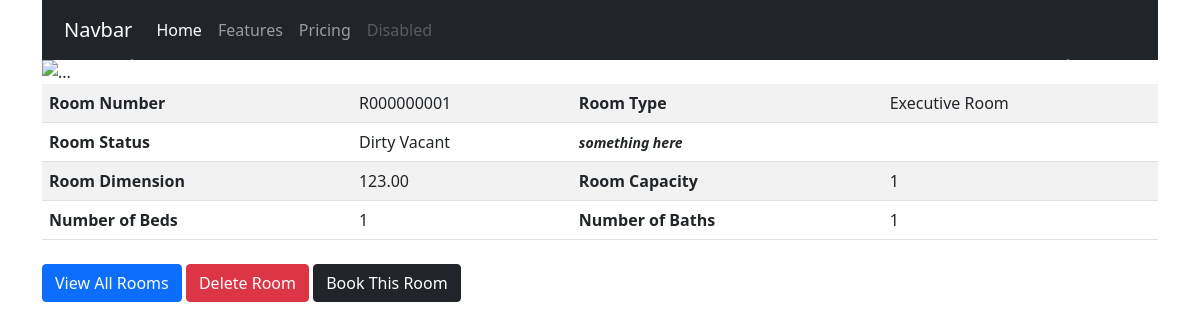
The app's page /rooms/r000000001/, older data.
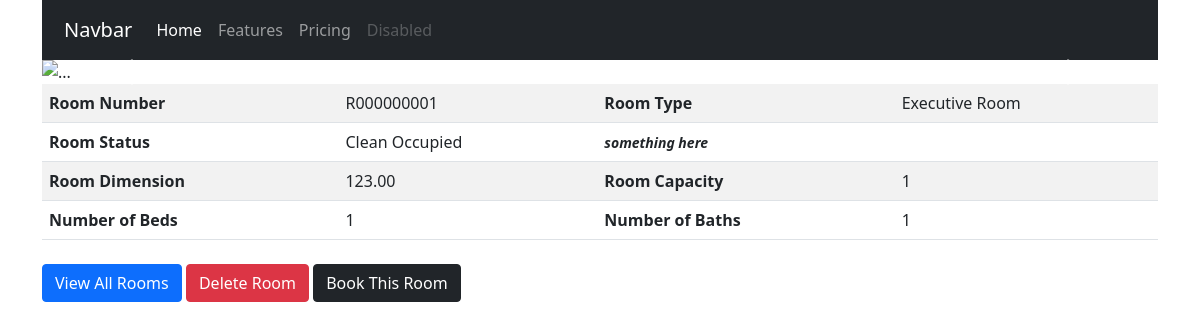
The same page, newer data.
### hotel/models.py (models this page shows, shortened)
class Room(models.Model):
    id = models.UUIDField(primary_key=True, default=uuid.uuid4, editable=False)
    roomstatus = models.CharField(_("Room Status"), max_length=2, choices=ROOMSTATUS, default='dv')
    roomnumber = models.CharField(_("Room Number"), max_length=50, default=generateRoomNumber, db_index=True, unique=True)
    roomnumber_url = models.SlugField(_("Room Number URL"), null=True)
    roomtype = models.ForeignKey(RoomType, on_delete=models.CASCADE, limit_choices_to={'roomtype_active': True}, related_name='rooms')
    roomcapacity = models.PositiveIntegerField(_("Room Capacity")) #todo: set max value for room capacity
    roombed = models.PositiveIntegerField(_("Number of Beds"))
    roombath = models.PositiveIntegerField(_("Number of Bath"))
    roomdimension = models.DecimalField(_("Dimension (in Square Feet)"), max_digits=5, decimal_places=2)
    roomextras = models.ManyToManyField(RoomExtra, verbose_name=_("List of Extra Items"))
    created_at = models.DateTimeField(_("Created At"), auto_now_add=True)
    last_updated = models.DateTimeField(_("Updated At"), auto_now=False)
    is_available = models.BooleanField(_("Room Available"), default=True)
    roomdate = models.DateTimeField(_("Empty Date Field"), blank=True, null=True)
    class Meta:
        verbose_name = _("Room")
        verbose_name_plural = _("Rooms")

class RoomType(models.Model):
    id = models.UUIDField(primary_key=True, default=uuid.uuid4, editable=False)
    roomtype_name = models.CharField(_("Name"), max_length=50)
    roomtype_cost = models.DecimalField(_("Cost of Room/Night"), max_digits=5, decimal_places=2)
    roomtype_cost1 = models.DecimalField(_("Cost of Room/Night 1"), max_digits=5, decimal_places=2, blank=True, null=True)
    roomtype_info = models.CharField(_("RoomType Info 1"), max_length=50, blank=True, null=True)
    roomtype_active = models.BooleanField(_("Is Active?"), default=True)
    class Meta:
        verbose_name = _("RoomType")
        verbose_name_plural = _("RoomTypes")
    def __str__(self):
        return self.roomtype_name

### hotel/views.py (the view)
# urls.py: path('<slug>/', RoomDetailView.as_view(), name='room_detail'),
class RoomDetailView(generic.DetailView):
    model = Room
    slug_field = 'roomnumber_url'
    context_object_name = 'room'
    template_name = 'rooms/roomdetail.html'

### templates/rooms/roomdetail.html (shortened to what this page needs)
{% extends 'base.html' %}
{% block content %}
    <div id="carouselExampleControls" class="carousel slide" data-bs-ride="carousel">
        <div class="carousel-inner">
        <div class="carousel-item active">
            <img src="..." class="d-block w-100" alt="...">
        </div>
        </div>
        <button class="carousel-control-prev" type="button" data-bs-target="#carouselExampleControls" data-bs-slide="prev">
        <span class="carousel-control-prev-icon" aria-hidden="true"></span>
        </button>
        <button class="carousel-control-next" type="button" data-bs-target="#carouselExampleControls" data-bs-slide="next">
        <span class="carousel-control-next-icon" aria-hidden="true"></span>
        </button>
    </div>
    <div class="room-items">
        <table class="table table-striped">
            <tbody>
              <tr>
                <th scope="row">Room Number</th>
                <td>{{ room.roomnumber }}</td>
                <th scope="row">Room Type</th>
                <td>{{ room.roomtype }}</td>
              </tr>
              <tr>
                <th scope="row">Room Status</th>
                <td>{{ room.get_roomstatus_display }}</td>
                <th scope="row"><i><small>something here</small></i></th>
                <td>
                </td>
              </tr>
              <tr>
                <th scope="row">Room Dimension</th>
                <td>{{ room.roomdimension }}</td>
                <th scope="row">Room Capacity</th>
                <td>{{ room.roomcapacity }}</td>
              </tr>
              <tr>
                <th scope="row">Number of Beds</th>
                <td>{{ room.roombed }}</td>
                <th scope="row">Number of Baths</th>
                <td>{{ room.roombath }}</td>
              </tr>
            </tbody>
        </table>
    </div>
    <div class="room-list">
        <a href="{% url 'room_list' %}"><button class="btn btn-primary">View All Rooms</button></a>
        <a href="{% url 'room_delete' room.roomnumber_url %}"><button class="btn btn-danger">Delete Room</button></a>
        <a href="{% url 'booking_create' room.roomnumber_url %}"><button class="btn btn-dark">Book This Room</button></a>
    </div>
{% endblock content %}

### templates/extras/base.html (shortened to what this page needs)
{% load static %}
<!DOCTYPE html>
<html lang="en">
<head>
    <link href="https://cdn.jsdelivr.net/npm/bootstrap@5.0.2/dist/css/bootstrap.min.css" rel="stylesheet"
>
    <link rel="stylesheet" href="{% static 'styles/main.css' %}">
</head>
<body>
    <div class="container">
        <nav class="navbar navbar-expand-lg navbar-dark bg-dark">
            <div class="container-fluid">
              <a class="navbar-brand" href="{% url 'room_list' %}">Navbar</a>
              <div class="collapse navbar-collapse" id="navbarNav">
                <ul class="navbar-nav">
                  <li class="nav-item">
                    <a class="nav-link active" aria-current="page" href="#">Home</a>
                  </li>
                  <li class="nav-item">
                    <a class="nav-link" href="#">Features</a>
                  </li>
                  <li class="nav-item">
                    <a class="nav-link" href="#">Pricing</a>
                  </li>
                  <li class="nav-item">
                    <a class="nav-link disabled" href="#" tabindex="-1" aria-disabled="true">Disabled</a>
                  </li>
                </ul>
              </div>
            </div>
        </nav>
        {% block content %}
        {% endblock content %}
    </div>
</body>
</html>

### static/styles/main.css (style rules this page uses)
.navbar { padding: 10px; }
.btn { margin-top: 8px; }
.table>:not(caption)>*>* { padding: 7px 7px; }
table { width: 70px; }

Row changes from the older to the newer data that the page shows:
changed Room "Executive Room": roomstatus "Dirty Vacant" → "Clean Occupied"
